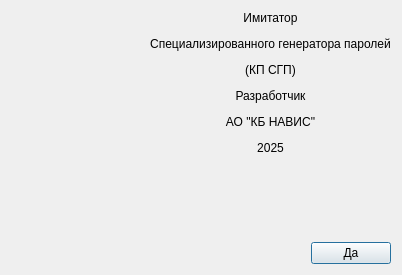
<?xml version="1.0" encoding="UTF-8"?>
<ui version="4.0">
 <class>AboutDialog</class>
 <widget class="QDialog" name="AboutDialog">
  <property name="geometry">
   <rect>
    <x>0</x>
    <y>0</y>
    <width>402</width>
    <height>275</height>
   </rect>
  </property>
  <property name="windowTitle">
   <string>Dialog</string>
  </property>
  <property name="windowIcon">
   <iconset>
    <normaloff>../icons/passgen.png</normaloff>../icons/passgen.png</iconset>
  </property>
  <layout class="QVBoxLayout" name="verticalLayout_2">
   <item>
    <layout class="QHBoxLayout" name="horizontalLayout_2">
     <item>
      <layout class="QVBoxLayout" name="verticalLayout">
       <item>
        <widget class="QLabel" name="imageLabel">
         <property name="text">
          <string/>
         </property>
         <property name="pixmap">
          <pixmap>../icons/passgen.png</pixmap>
         </property>
        </widget>
       </item>
       <item>
        <spacer name="verticalSpacer">
         <property name="orientation">
          <enum>Qt::Vertical</enum>
         </property>
         <property name="sizeHint" stdset="0">
          <size>
           <width>20</width>
           <height>40</height>
          </size>
         </property>
        </spacer>
       </item>
      </layout>
     </item>
     <item>
      <widget class="QLabel" name="label">
       <property name="text">
        <string>&lt;html&gt;&lt;head/&gt;&lt;body&gt;&lt;p align=&quot;center&quot;&gt;Имитатор&lt;/p&gt;&lt;p align=&quot;center&quot;&gt;Специализированного генератора паролей&lt;/p&gt;&lt;p align=&quot;center&quot;&gt;(КП СГП)&lt;/p&gt;&lt;p align=&quot;center&quot;&gt;Разработчик&lt;/p&gt;&lt;p align=&quot;center&quot;&gt;АО &amp;quot;КБ НАВИС&amp;quot;&lt;/p&gt;&lt;p align=&quot;center&quot;&gt;2025&lt;/p&gt;&lt;/body&gt;&lt;/html&gt;</string>
       </property>
       <property name="textFormat">
        <enum>Qt::AutoText</enum>
       </property>
      </widget>
     </item>
    </layout>
   </item>
   <item>
    <spacer name="verticalSpacer_2">
     <property name="orientation">
      <enum>Qt::Vertical</enum>
     </property>
     <property name="sizeHint" stdset="0">
      <size>
       <width>20</width>
       <height>3</height>
      </size>
     </property>
    </spacer>
   </item>
   <item>
    <layout class="QHBoxLayout" name="horizontalLayout">
     <item>
      <spacer name="horizontalSpacer">
       <property name="orientation">
        <enum>Qt::Horizontal</enum>
       </property>
       <property name="sizeHint" stdset="0">
        <size>
         <width>40</width>
         <height>20</height>
        </size>
       </property>
      </spacer>
     </item>
     <item>
      <widget class="QPushButton" name="okPushButton">
       <property name="text">
        <string>Да</string>
       </property>
      </widget>
     </item>
    </layout>
   </item>
  </layout>
 </widget>
 <resources/>
 <connections>
  <connection>
   <sender>okPushButton</sender>
   <signal>clicked()</signal>
   <receiver>AboutDialog</receiver>
   <slot>close()</slot>
   <hints>
    <hint type="sourcelabel">
     <x>276</x>
     <y>384</y>
    </hint>
    <hint type="destinationlabel">
     <x>255</x>
     <y>205</y>
    </hint>
   </hints>
  </connection>
 </connections>
</ui>
